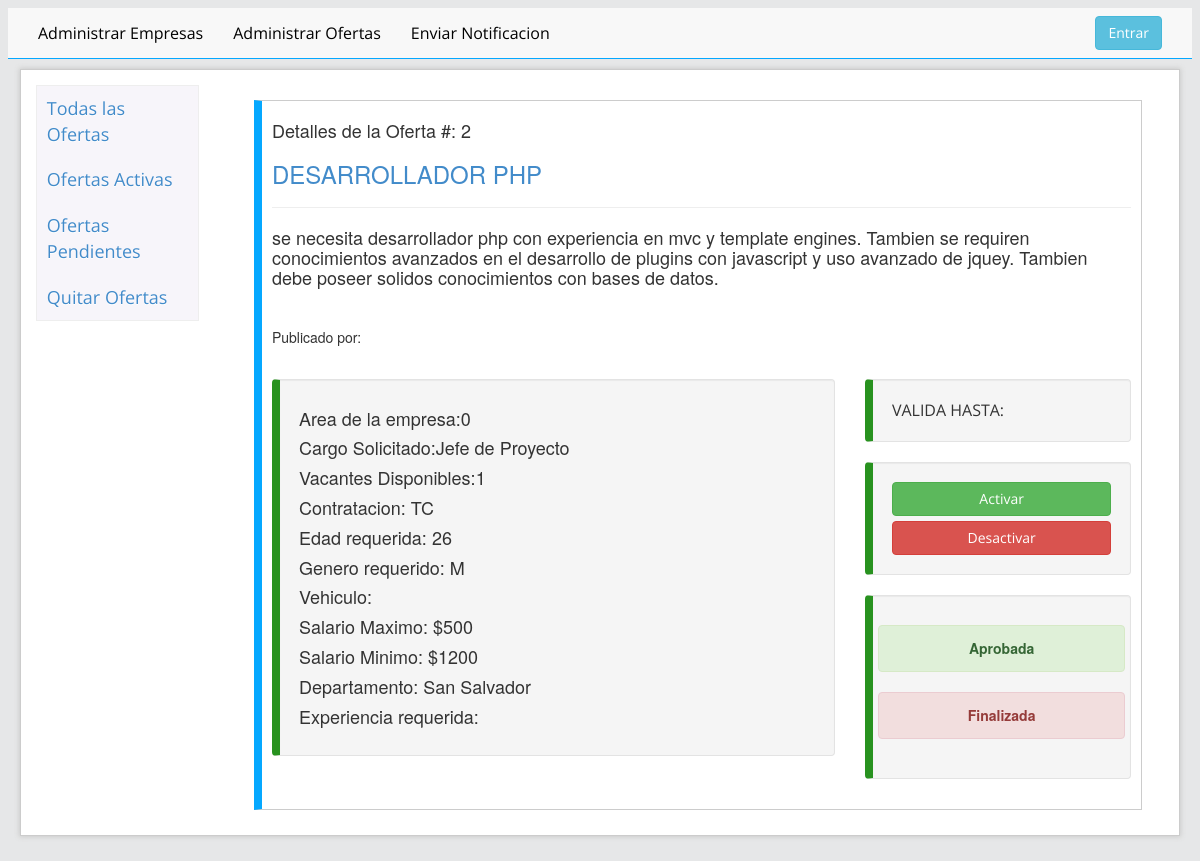
Before: /admin/detallesOferta.php?id=2 with the older database file.
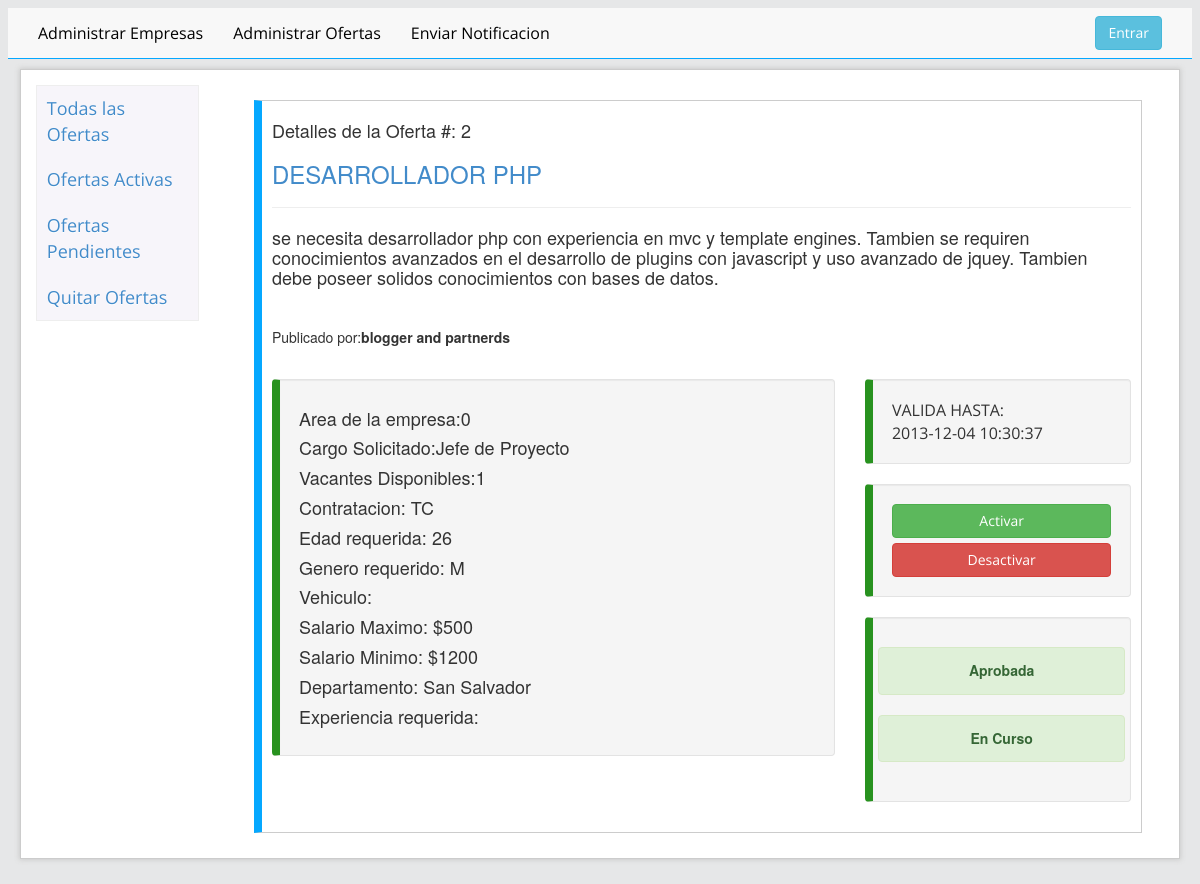
After: the same page with the newer database file.
### tables this page shows
CREATE TABLE `ofertas` (
  `cod_oferta` int(20) NOT NULL AUTO_INCREMENT,
  `cod_em` int(20) DEFAULT NULL,
  `titulo_of` varchar(120) DEFAULT NULL,
  `descripcion_of` varchar(250) DEFAULT NULL,
  `area_of` int(11) DEFAULT NULL,
  `cargo_of` varchar(20) DEFAULT NULL,
  `vacantes_of` int(11) DEFAULT NULL,
  `contratacion_of` varchar(20) DEFAULT NULL,
  `anoexp_ofetas` int(11) DEFAULT NULL,
  `edad` int(10) DEFAULT NULL,
  `genero_of` varchar(20) DEFAULT NULL,
  `vehiculo_ofetas` varchar(20) DEFAULT NULL,
  `salariomax_of` decimal(30,0) DEFAULT NULL,
  `salariomin_of` decimal(30,0) DEFAULT NULL,
  `departamento_of` varchar(20) DEFAULT NULL,
  `experiencia` varchar(20) DEFAULT NULL,
  `tituloen_of` varchar(20) DEFAULT NULL,
  `nivel_of` varchar(20) DEFAULT NULL,
  `disponible_of` int(1) DEFAULT '0',
  `aprovacion_of` int(1) DEFAULT '0',
  `fecha_of` datetime DEFAULT NULL,
  `fechaFin_of` datetime DEFAULT NULL,
  PRIMARY KEY (`cod_oferta`) USING BTREE,
  UNIQUE KEY `cod_oferta_UNIQUE` (`cod_oferta`)
);

CREATE TABLE `empresa` (
  `cod_em` int(11) NOT NULL AUTO_INCREMENT,
  `activa_em` varchar(1) DEFAULT NULL,
  `imagen_em` varchar(120) DEFAULT NULL,
  `nombre_em` varchar(120) DEFAULT NULL,
  `usuario_em` varchar(45) DEFAULT NULL,
  `password_em` varchar(20) DEFAULT NULL,
  `email_em` varchar(50) DEFAULT NULL,
  `telefono_em` varchar(12) DEFAULT NULL,
  `url_em` varchar(120) DEFAULT NULL,
  `descripcion_em` varchar(250) DEFAULT NULL,
  `actividad_em` varchar(50) DEFAULT NULL,
  `departamento_em` varchar(20) DEFAULT NULL,
  `direccion_em` varchar(250) DEFAULT NULL,
  PRIMARY KEY (`cod_em`) USING BTREE
);

### admin/detallesOferta.php (the view, shortened to what the changed rows need)
<!DOCTYPE html>
 <html class="no-js">
    <head>
        <link rel="stylesheet" href="../assets/css/contenido.css">
        <link rel="stylesheet" href="../assets/css/bootstrap.css">
    </head>
    <body>
        <div id="contenedor" class="container">
            <div class="row">
                <div class="col-md-10">
                    <div class="tab-content">
                        <div class="tab-pane active" id="plazas">
                            <?php
                            if (isset($_GET["id"])) {
                                $controlador = $_GET['id'];
                                $result = mysql_query("SELECT * FROM `ofertas` where cod_oferta=$controlador") or trigger_error(mysql_error());
                                while ($row = mysql_fetch_array($result)) {
                                    foreach ($row AS $key => $value) {
                                        $row[$key] = stripslashes($value);
                                    }
                                    $cod_em = $row['cod_em'];
                                    $cod_oferta = $row['cod_oferta'];
                                    ?>
                                    <div class="oferta-contenedor">
                                        <h4>Detalles de la Oferta #: <?php echo nl2br($row['cod_oferta']) ?></h4>
                                        <h3 class="h3"><a><?php echo nl2br($row['titulo_of']) ?></a></h3>
                                        <hr>
                                        <h4><?php echo nl2br($row['descripcion_of']) ?></h4><br>
                                        <h5>
                                            <?php
                                            $result2 = mysql_query("SELECT nombre_em FROM `empresa` where cod_em=$cod_em") or trigger_error(mysql_error());
                                            while ($row2 = mysql_fetch_array($result2)) {
                                                $nombre_empresa = $row2['nombre_em'];
                                            }
                                            ?>Publicado por:<?php echo "<b>" . $nombre_empresa . "</b>" ?></h5>
                                        <h4><?php $fecha_ago = ($row['fecha_of']) ?></h4>
                                        <?php echo "<span id='timeagos' data-livestamp='$fecha_ago'></span><br>" ?>
                                        <div class="row">
                                            <div class="col-md-8">
                                                <div class="well">
                                                    <h4>Area de la empresa:<?php echo nl2br($row['area_of']) ?></h4>
                                                    <h4>Cargo Solicitado:<?php echo nl2br($row['cargo_of']) ?></h4>
                                                    <h4>Vacantes Disponibles:<?php echo nl2br($row['vacantes_of']) ?></h4>
                                                    <h4>Contratacion: <?php echo nl2br($row['contratacion_of']) ?></h4>
                                                    <h4>Edad requerida: <?php echo nl2br($row['edad']) ?></h4>
                                                    <h4>Genero requerido: <?php echo nl2br($row['genero_of']) ?></h4>
                                                    <h4>Vehiculo: <?php echo nl2br($row['vehiculo_ofetas']) ?></h4>
                                                    <h4>Salario Maximo: $<?php echo nl2br($row['salariomax_of']) ?></h4>
                                                    <h4>Salario Minimo: $<?php echo nl2br($row['salariomin_of']) ?></h4>
                                                    <h4>Departamento: <?php echo nl2br($row['departamento_of']) ?></h4>
                                                    <h4>Experiencia requerida: <?php echo nl2br($row['experiencia_of']) ?></h4>
                                                </div>
                                            </div>
                                            <div class="col-md-4">
                                                <div class="well">
                                                    VALIDA HASTA:<br><?php echo nl2br($row['fechaFin_of']) ?>
                                                </div>
                                                <div class="well">
                                                    <a class="btn btn-block btn-success" href="ofertas_controller.php?activar=<?php echo $cod_oferta ?>">Activar</a>
                                                    <a class="btn btn-block btn-danger" href="ofertas_controller.php?desactivar=<?php echo $cod_oferta ?>">Desactivar</a>
                                                </div>
                                                <div class="well" id="wellinfo">
                                                    <?PHP
                                                    if ($row['aprovacion_of'] == 1) {
                                                        echo " <h5 class='disponible'><div class='alert alert-success'><a class='alert-link'>Aprobada</a></div></h5>";
                                                    } else {
                                                        echo " <h5 class='disponible'><div class='alert alert-danger'><a class='alert-link'> Denegada</a></div></h5>";
                                                    }
                                                    ?>
                                                    <form method="POST" action="">
                                                        <?PHP
                                                        if ($row['disponible_of'] == 1) {
                                                            echo " <h5 class='disponible'><div class='alert alert-success'><a class='alert-link'>En Curso</a></div></h5>";
                                                        } else {
                                                            echo " <h5 class='disponible'><div class='alert alert-danger'><a class='alert-link'> Finalizada</a></div></h5>";
                                                        }
                                                        ?>
                                                    </form>
                                                </div>
                                            </div>
                                        </div>
                                    </div>
                                    <?php
                                }
                            }
                            ?>
                        </div>
                    </div>
                </div>
            </div>
        </div>
</body>
</html>

Changed rows visible on the page:
changed ofertas "DESARROLLADOR PHP": cod_em.nombre_em (not shown) → "blogger and partnerds"; fechaFin_of (not shown) → "2013-12-04 10:30:37"; disponible_of "Finalizada" → "En Curso"
